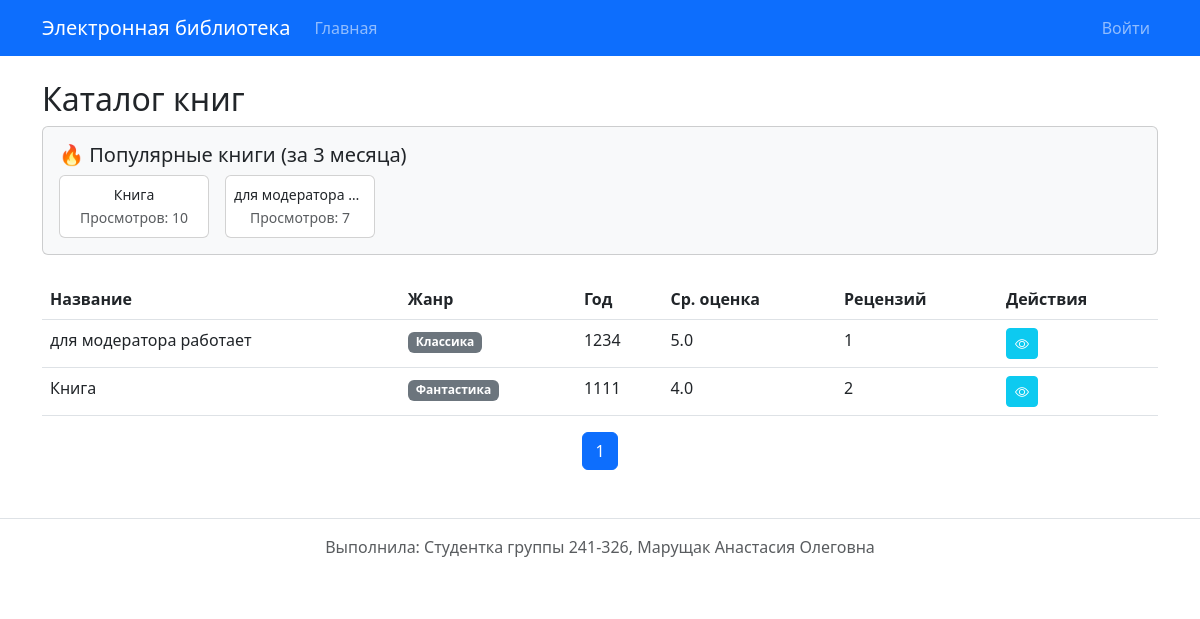
The page / on the database its author committed.
### app.py (models this page shows)
class Book(db.Model):
    __tablename__ = 'books'
    id = db.Column(db.Integer, primary_key=True)
    title = db.Column(db.String(200), nullable=False)
    description = db.Column(db.Text, nullable=False)
    year = db.Column(db.Integer, nullable=False)
    publisher = db.Column(db.String(100), nullable=False)
    author = db.Column(db.String(100), nullable=False)
    pages = db.Column(db.Integer, nullable=False)
    cover = db.relationship('Cover', backref='book', uselist=False, cascade="all, delete-orphan")
    genres = db.relationship('Genre', secondary='book_genres', backref='books')
    reviews = db.relationship('Review', backref='book', cascade="all, delete-orphan")
    visits = db.relationship('Visit', backref='book', cascade="all, delete-orphan")

class Genre(db.Model):
    __tablename__ = 'genres'
    id = db.Column(db.Integer, primary_key=True)
    name = db.Column(db.String(50), unique=True, nullable=False)

### app.py (the view)
@app.route('/')
def index():
    page = request.args.get('page', 1, type=int)
    pagination = Book.query.order_by(Book.year.desc()).paginate(page=page, per_page=10, error_out=False)
    three_months_ago = datetime.datetime.utcnow() - datetime.timedelta(days=90)
    popular_books = db.session.query(Book, db.func.count(Visit.id).label('visit_count'))\
        .join(Visit, Book.id == Visit.book_id)\
        .filter(Visit.visited_at >= three_months_ago)\
        .group_by(Book.id)\
        .order_by(db.desc('visit_count'))\
        .limit(5).all()
    recent_visits = []
    if current_user.is_authenticated:
        recent_visits = Visit.query.filter_by(user_id=current_user.id)\
            .order_by(Visit.visited_at.desc()).limit(5).all()
    else:
        recent_visits = Visit.query.filter_by(session_id=get_session_id())\
            .order_by(Visit.visited_at.desc()).limit(5).all()
    recent_books = [Visit.query.get(v.id).book for v in recent_visits] # Упрощенно, лучше через join
    return render_template('index.html', pagination=pagination, popular_books=popular_books, recent_books=recent_books)

### app.py (called while the page is built)
def get_session_id():
    if 'session_id' not in session:
        session['session_id'] = hashlib.md5(os.urandom(16)).hexdigest()
    return session['session_id']

### templates/index.html (shortened to what this page needs)
{% extends "base.html" %}
{% block content %}
<h2>Каталог книг</h2>
{% if popular_books %}
<div class="card mb-4 bg-light">
    <div class="card-body">
        <h5 class="card-title">🔥 Популярные книги (за 3 месяца)</h5>
        <div class="d-flex gap-3 flex-wrap">
            {% for book, count in popular_books %}
                <a href="{{ url_for('view_book', book_id=book.id) }}" class="text-decoration-none text-dark">
                    <div class="card" style="width: 150px;">
                        <div class="card-body p-2 text-center">
                            <small class="d-block text-truncate">{{ book.title }}</small>
                            <small class="text-muted">Просмотров: {{ count }}</small>
                        </div>
                    </div>
                </a>
            {% endfor %}
        </div>
    </div>
</div>
{% endif %}
<table class="table table-hover">
    <thead>
        <tr>
            <th>Название</th>
            <th>Жанр</th>
            <th>Год</th>
            <th>Ср. оценка</th>
            <th>Рецензий</th>
            <th>Действия</th>
        </tr>
    </thead>
    <tbody>
        {% for book in pagination.items %}
        <tr>
            <td>{{ book.title }}</td>
            <td>{% for g in book.genres %}<span class="badge bg-secondary">{{ g.name }}</span> {% endfor %}</td>
            <td>{{ book.year }}</td>
            <td>
                {% set avg = book.reviews | map(attribute='rating') | list %}
                {% if avg %}{{ (avg | sum / avg | length) | round(1) }}{% else %}Нет{% endif %}
            </td>
            <td>{{ book.reviews | length }}</td>
            <td>
                <a href="{{ url_for('view_book', book_id=book.id) }}" class="btn btn-sm btn-info text-white" title="Просмотр"><i class="bi bi-eye"></i></a>
            </td>
        </tr>
        {% endfor %}
    </tbody>
</table>
<nav>
    <ul class="pagination justify-content-center">
        {% for p in pagination.iter_pages() %}
            {% if p %}
                <li class="page-item {% if p == pagination.page %}active{% endif %}"><a class="page-link" href="{{ url_for('index', page=p) }}">{{ p }}</a></li>
            {% else %}
                <li class="page-item disabled"><span class="page-link">...</span></li>
            {% endif %}
        {% endfor %}
    </ul>
</nav>
{% endblock %}

### templates/base.html (shortened to what this page needs)
<!DOCTYPE html>
<html lang="ru">
<head>
    <link href="https://cdn.jsdelivr.net/npm/bootstrap@5.3.0/dist/css/bootstrap.min.css" rel="stylesheet">
    <link href="https://cdn.jsdelivr.net/npm/easymde/dist/easymde.min.css" rel="stylesheet">
    <link rel="stylesheet" href="https://cdn.jsdelivr.net/npm/bootstrap-icons@1.10.0/font/bootstrap-icons.css">
</head>
<body>
    <nav class="navbar navbar-expand-lg navbar-dark bg-primary">
        <div class="container">
            <a class="navbar-brand" href="{{ url_for('index') }}">Электронная библиотека</a>
            <div class="collapse navbar-collapse" id="navbarNav">
                <ul class="navbar-nav me-auto">
                    <li class="nav-item"><a class="nav-link" href="{{ url_for('index') }}">Главная</a></li>
                </ul>
                <ul class="navbar-nav">
                    {% if current_user.is_authenticated %}
                        <li class="nav-item"><span class="nav-link text-white">{{ current_user.fio }} ({{ current_user.role.name }})</span></li>
                        <li class="nav-item"><a class="nav-link" href="{{ url_for('logout', next=request.path) }}">Выйти</a></li>
                    {% else %}
                        <li class="nav-item"><a class="nav-link" href="{{ url_for('login', next=request.path) }}">Войти</a></li>
                    {% endif %}
                </ul>
            </div>
        </div>
    </nav>
    <div class="container mt-4">
        {% block content %}{% endblock %}
    </div>
    <footer class="text-center text-muted mt-5 py-3 border-top">
        <p>Выполнила: Студентка группы 241-326, Марущак Анастасия Олеговна</p>
    </footer>
</body>
</html>

### rows shown on the page
Book: title "Книга", count "10", year "1111", value "4.0", reviews|length "2"
Book: title "для модератора…", count "7", title "для модератора работает", year "1234", value "5.0", reviews|length "1"
Genre: name "Классика"
Genre: name "Фантастика"

### other values the page prints
{{ p }} "1"
